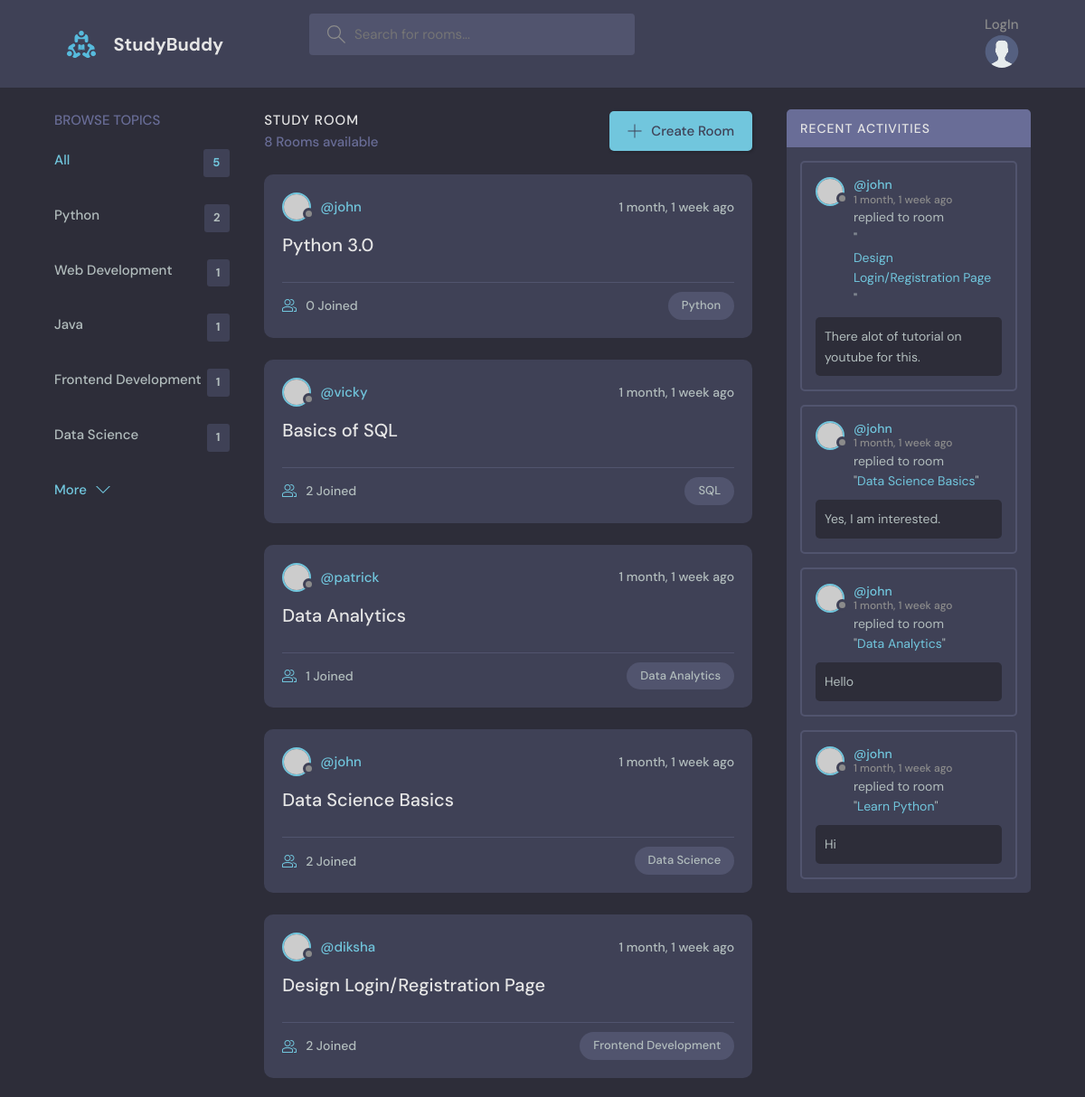
Before: / (upper part) with the older database file.
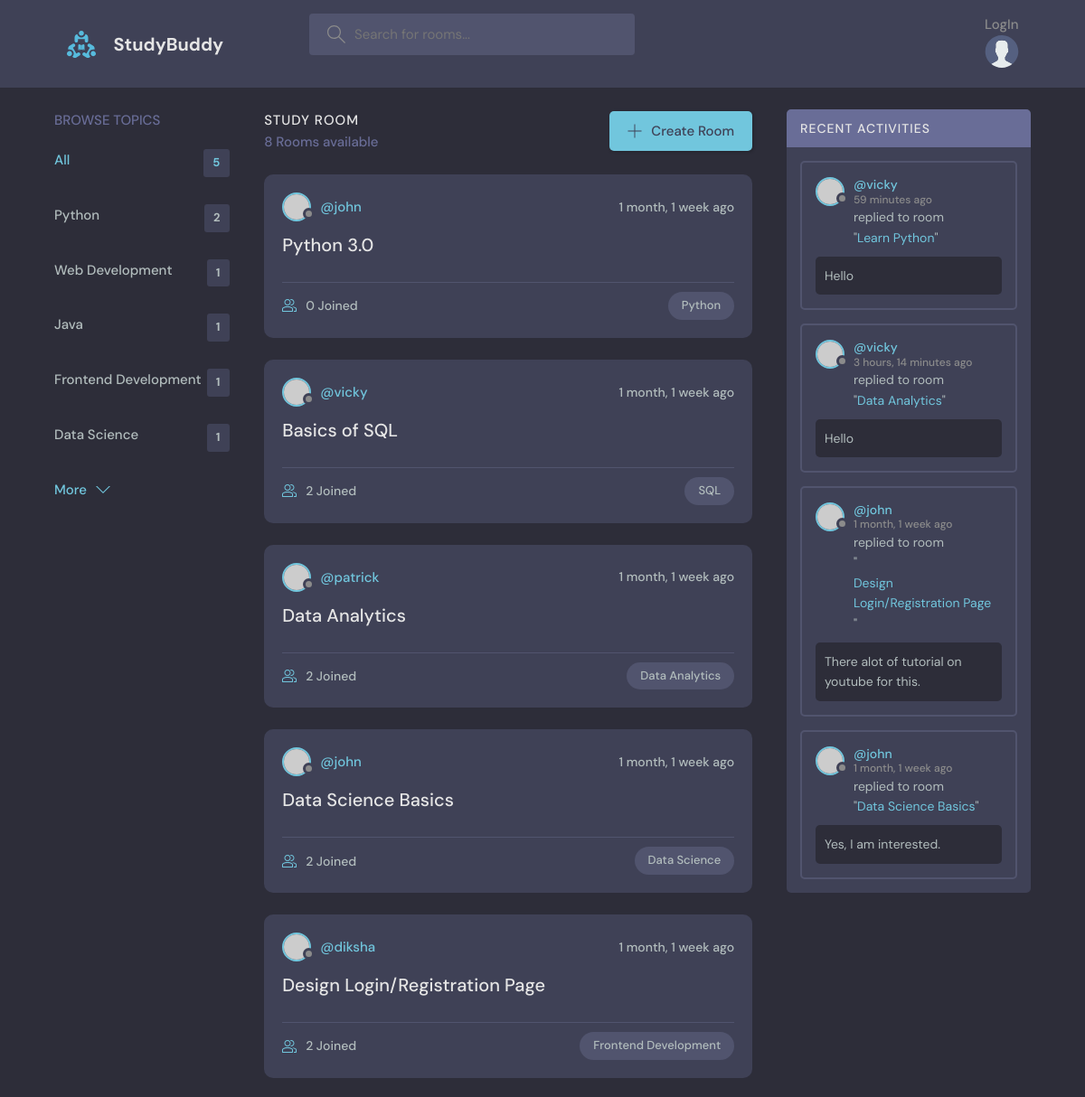
After: the same page with the newer database file.
### study/models.py (models this page shows, shortened)
class Topic(models.Model):
    name = models.CharField( max_length=250)

class Room(models.Model):
    host = models.ForeignKey(User, on_delete=models.SET_NULL, null=True)
    topic = models.ForeignKey(Topic, on_delete=models.SET_NULL, null=True)
    name = models.CharField(max_length=250)
    description = models.TextField(blank=True, null=True)
    participants = models.ManyToManyField(User, related_name='participants', blank=True)
    updated = models.DateTimeField(auto_now=True)
    created = models.DateTimeField(auto_now_add=True)
    class Meta:
        ordering = ['-updated','-created']
    def __str__(self):
        return self.name

class Message(models.Model):
    user = models.ForeignKey(User, on_delete=models.CASCADE)
    room = models.ForeignKey(Room, on_delete=models.CASCADE)
    body = models.TextField()
    updated = models.DateTimeField(auto_now=True)
    created = models.DateTimeField(auto_now_add=True)
    class Meta:
        ordering = ['-updated','-created']
    def __str__(self):
        return self.body[0:50]

### study/views.py (the view)
# urls.py: path('', views.Home.as_view(), name="home"),
class Home(View):
    def get(self,request):
        q = request.GET.get('q') if request.GET.get('q') !=None else ''
        rooms= Room.objects.filter(
            Q(topic__name__icontains=q) |
            Q(name__icontains=q) |
            Q(description__icontains=q)
                                )
        topics = Topic.objects.all()[0:5]
        room_count = rooms.count()
        room_messages = Message.objects.filter(Q(room__topic__name__icontains=q))[0:4]
        context = {'rooms':rooms,
        'topics':topics,
        'room_count':room_count,
        'room_messages':room_messages}
        return render(request, 'study/home.html', context)

### study/templates/study/home.html (shortened to what this page needs)
{% extends 'main.html' %}
{% block content %}
<main class="layout layout--3">
  <div class="container">
    {% include 'study/topics_component.html' %}
    <div class="roomList">
      <div class="roomList__header">
        <div>
          <h2>Study Room</h2>
          <p>{{room_count}} Rooms available</p>
        </div>
        <a class="btn btn--main" href="{% url 'create-room' %}">
          <svg version="1.1" xmlns="http://www.w3.org/2000/svg" width="32" height="32" viewBox="0 0 32 32">
            <title>add</title>
            <path
              d="M16.943 0.943h-1.885v14.115h-14.115v1.885h14.115v14.115h1.885v-14.115h14.115v-1.885h-14.115v-14.115z">
            </path>
          </svg>
          Create Room
        </a>
      </div>
      {% include 'study/feed_component.html' %}
    </div>
    {% include 'study/activity_component.html' %}
  </div>
</main>
{% endblock %}

### study/templates/study/topics_component.html
<div class="topics">
    <div class="topics__header">
      <h2>Browse Topics</h2>
    </div>
    <ul class="topics__list">
      <li>
        <a href="{%url 'home' %}" class="active">All <span>{{topics.count}}</span></a>
      </li>
      {% for topic in topics%}
      <li>
        <a href="{%url 'home' %}?q={{topic.name}}">{{topic.name}} <span>{{topic.room_set.all.count}}</span></a>
      </li>
      {%endfor%}
    </ul>
    <a class="btn btn--link" href="{% url 'topics' %}">
      More
      <svg version="1.1" xmlns="http://www.w3.org/2000/svg" width="32" height="32" viewBox="0 0 32 32">
        <title>chevron-down</title>
        <path d="M16 21l-13-13h-3l16 16 16-16h-3l-13 13z"></path>
      </svg>
    </a>
  </div>

### study/templates/study/feed_component.html (shortened to what this page needs)
{% for room in rooms%}
<div class="roomListRoom">
    <div class="roomListRoom__header">
        <a href="{% url 'user-profile' room.host.id %}" class="roomListRoom__author">
            <div class="avatar avatar--small">
                <img src="https://randomuser.me/api/portraits/women/11.jpg" />
            </div>
            <span>@{{room.host.username}}</span>
        </a>
        <div class="roomListRoom__actions">
            <span>{{room.created| timesince}} ago</span>
        </div>
    </div>
    <div class="roomListRoom__content">
        <a href="{% url 'room' room.id %}">{{room.name}}</a>
    </div>
    <div class="roomListRoom__meta">
        <a href="{% url 'room' room.id %}" class="roomListRoom__joined">
            {{room.participants.all.count}} Joined
        </a>
        <p class="roomListRoom__topic">{{room.topic.name}}</p>
    </div>
</div>
{% endfor%}

### study/templates/study/activity_component.html (shortened to what this page needs)
<div class="activities">
    <div class="activities__header">
        <h2>Recent Activities</h2>
    </div>
    {% for message in room_messages %}
    <div class="activities__box">
        <div class="activities__boxHeader roomListRoom__header">
            <a href="{% url 'user-profile' message.user.id %}" class="roomListRoom__author">
                <div class="avatar avatar--small">
                    <img src="https://randomuser.me/api/portraits/women/11.jpg" />
                </div>
                <p>
                    @{{message.user}}
                    <span>{{message.created|timesince}} ago</span>
                </p>
            </a>
        </div>
        <div class="activities__boxContent">
            <p>replied to room <br> "<a href="{% url 'room' message.room.id %}">{{message.room}}</a>"</p>
            <div class="activities__boxRoomContent">
                {{message}}
            </div>
        </div>
    </div>
    {% endfor %}
</div>

Changed rows visible on the page:
no longer on this page (row unchanged): Message: user "john", created "1 month, 1 week", room "Data Analytics", body "Hello"
no longer on this page (row unchanged): Message: user "john", created "1 month, 1 week", room "Learn Python", body "Hi"
computed for Room "Data Analytics": participants.all.count "1" → "2"
added Message: user "vicky", created "59 minutes", room "Learn Python", body "Hello"
added Message: user "vicky", created "3 hours, 14 minutes", room "Data Analytics", body "Hello"
